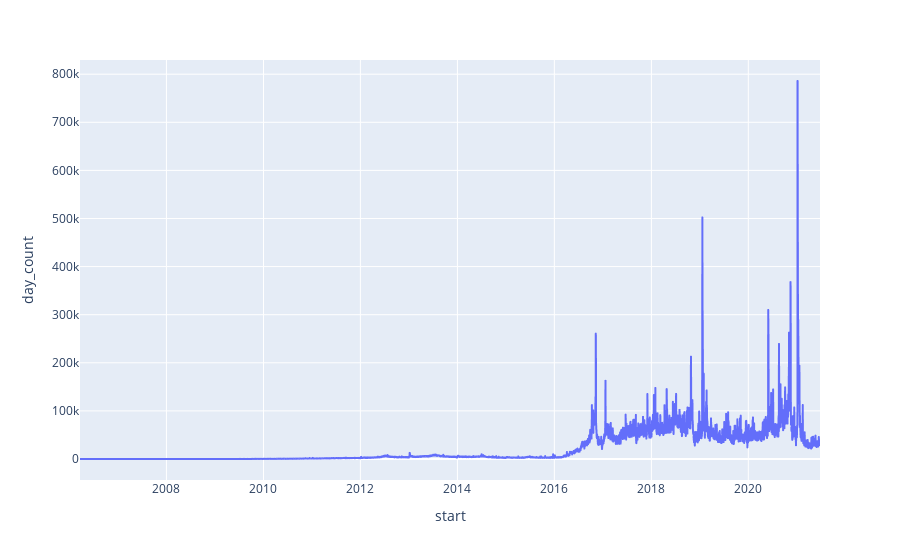

Notebook cell for this chart:
### Code cell
fig = px.line(df2, x='start', y='day_count')
fig.show()

### Figure 1 — Plotly figure (JSON) as saved in the notebook; plotly's stock layout.template omitted (floating-point values rounded to 4 significant figures; data arrays with more than 128 entries replaced by an {"elided": "..."} marker saying what was removed)
{"data": [{"hovertemplate": "start=%{x}<br>day_count=%{y}<extra></extra>", "legendgroup": "", "line": {"color": "#636efa", "dash": "solid"}, "mode": "lines", "name": "", "showlegend": false, "type": "scattergl", "x": {"elided": "5575 str values"}, "xaxis": "x", "y": {"elided": "5575 int values"}, "yaxis": "y"}], "layout": {"legend": {"tracegroupgap": 0}, "margin": {"t": 60}, "xaxis": {"anchor": "y", "domain": [0, 1], "title": {"text": "start"}}, "yaxis": {"anchor": "x", "domain": [0, 1], "title": {"text": "day_count"}}}}
